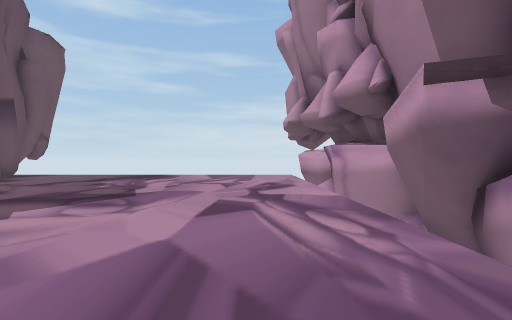
[1] (above)

21 first-person views from a walk through a Unity game level. The camera is 1.3 m above the floor, looks level and sees 85° across. The floor is counted in squares, 2 m on a side. Each view is taken from the middle of a square. On the plan, view 1 faces up. The plan holds only what a view shows up to about 9 squares ahead; the rest is blank. The place goes on beyond the plan. The player is left out. Some surface patterns are stand-ins.

[2]
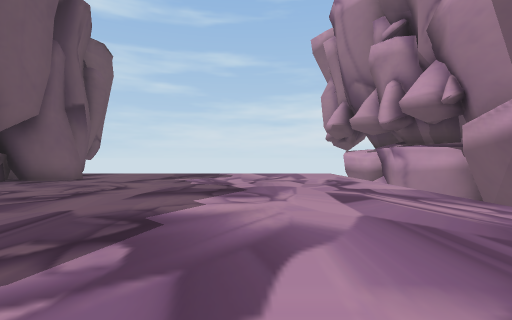

[3]
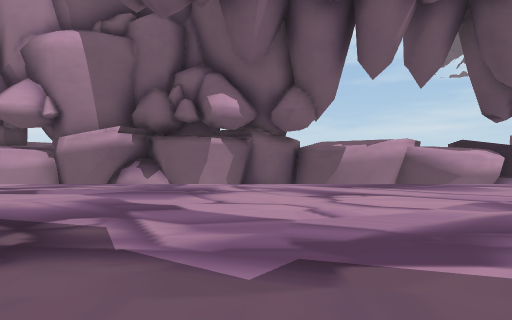

[4]
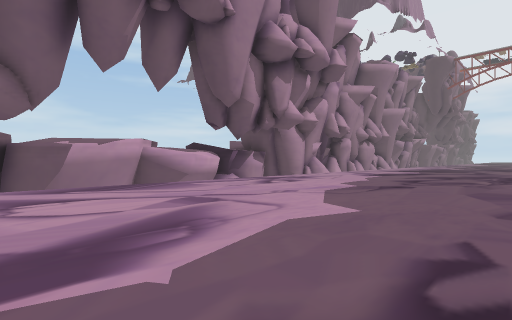

[5]
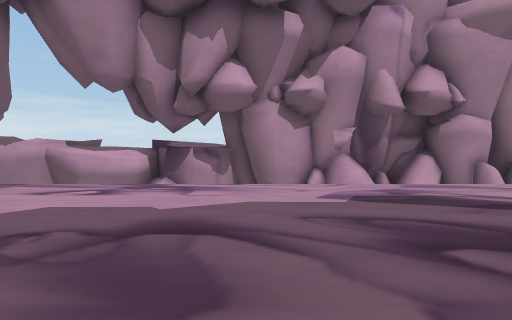

[6]
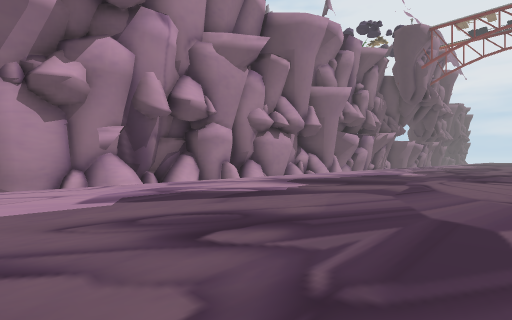

[7]
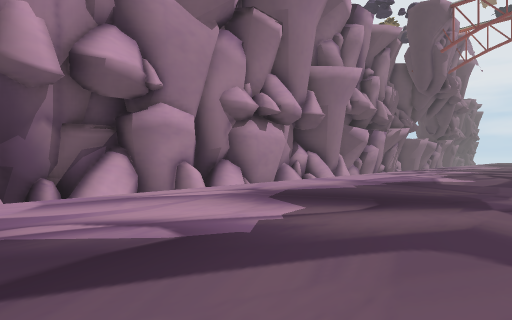

[8]
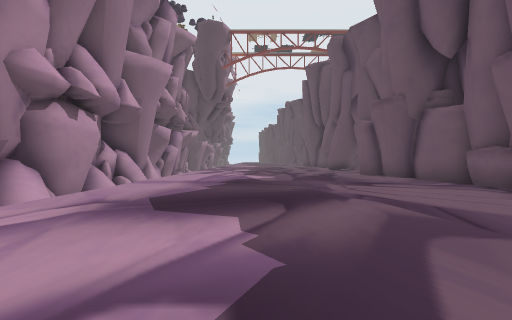

[9]
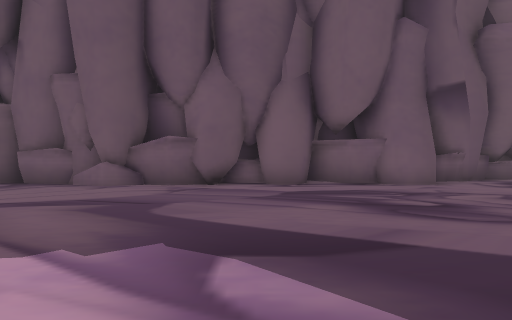

[10]
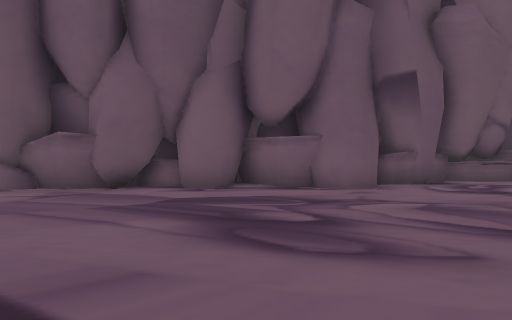

[11]
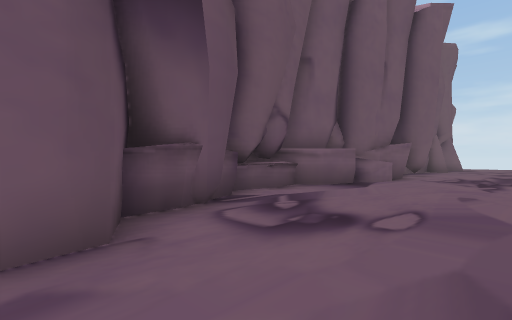

[12]
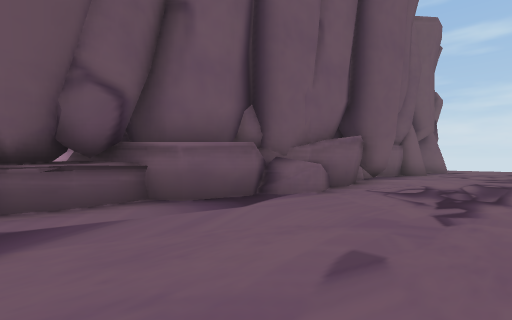

[13]
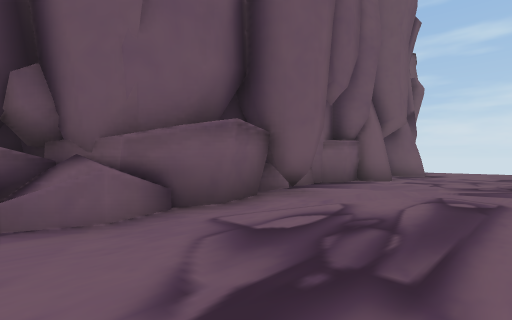

[14]
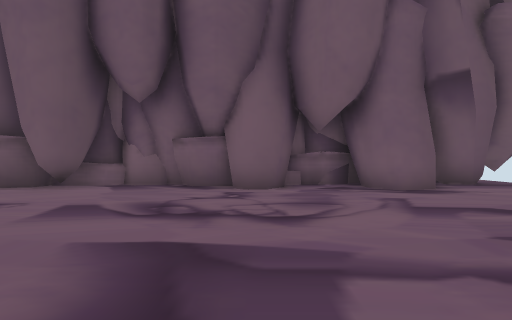

[15]
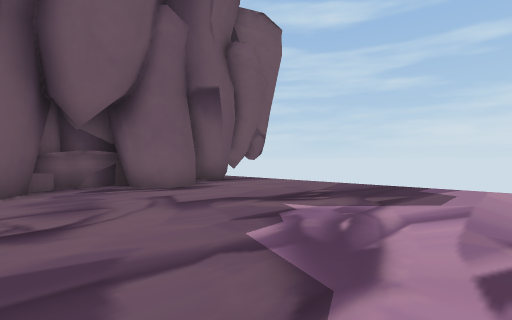

[16]
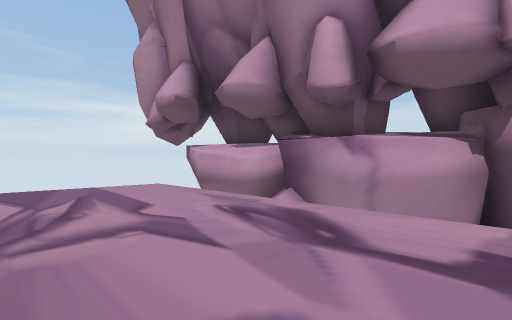

[17]
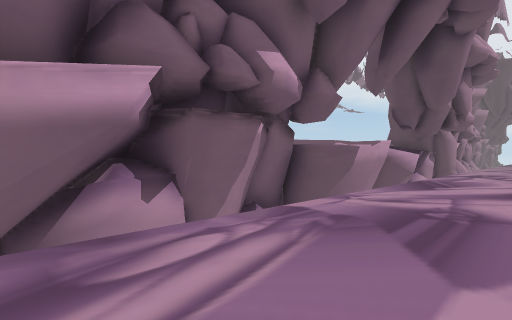

[18]
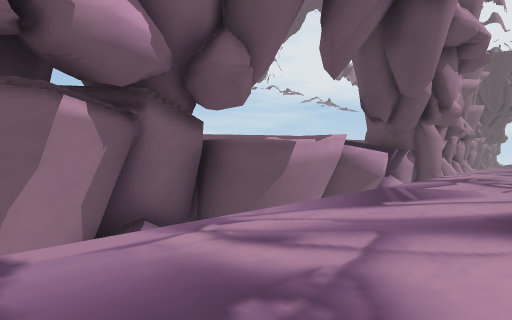

[19]
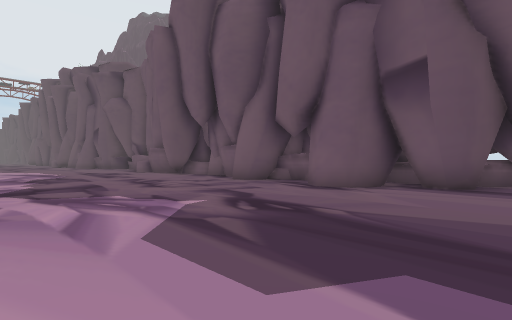

[20]
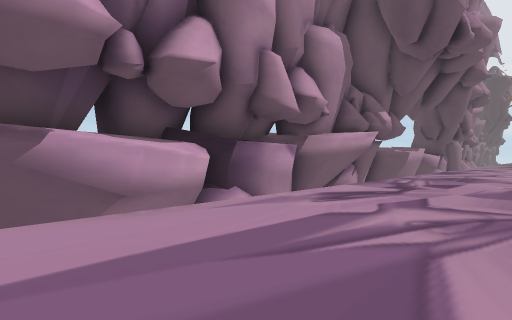

[21]
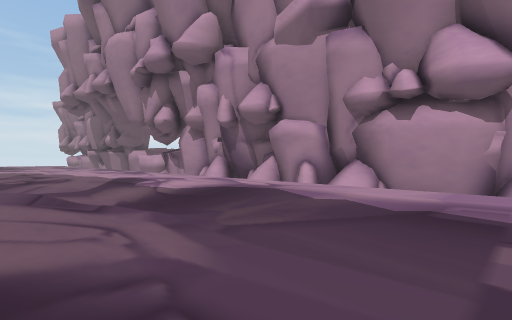

### Floor plan
Key: @ floor where view 1 was taken; # wall or solid block; . main floor; - floor 1.25 m lower than the main floor; _ floor 8 m lower than the main floor; ^ raised ledge; v drop or lower ground.
Columns run from 11 left of view 1 to 4 right of it. Each row starts with its distance up from view 1.
 13 #
 12 #............#
 11 ##...........#
 10 ###..........#
  9 ###..........##
  8  ##..........##
  7  #...........##
  6  ##..........v#
  5   #..........v#
  4   #.........._#
  3  ##..........v#
  2  #...........v#
  1  ##..........v#
  0   ##.......@.v##
 -1   ##.........vv#
 -2   #..........v #
 -3  ##..........vv#
 -4  #^..........v##
 -5  ##..........v#
 -6  ##..........v#
 -7  #^..........^#
 -8  #...........^#
 -9  ##..........v#
-10   ##.........v#
-11    #.........v#
-12    #.........##
-13    #.........#
-14   ##.........#
-15   ##.........##
-16   ##.........v#
-17   ###.........#
-18    ##........v#
-19    #.........##
-20    ##........v#
-21    #.........-#
-22    #.........v#
-23    #.........^#
-24    #......... #

Where each view was taken, in squares from view 1:
view 1: 0 up, 0 right, facing up
view 2: 1 down, 2 left, facing up
view 3: 1 down, 6 left, facing right
view 4: 2 down, 6 left, facing down-right
view 5: 12 down, 6 left, facing right
view 6: 12 down, 6 left, facing down-right
view 7: 15 down, 4 left, facing down-right
view 8: 15 down, 2 left, facing down
view 9: 16 down, 0 right, facing left
view 10: 14 down, 1 left, facing left
view 11: 12 down, 5 left, facing up-left
view 12: 8 down, 5 left, facing up-left
view 13: 4 down, 5 left, facing up-left
view 14: 5 up, 2 left, facing left
view 15: 5 up, 2 left, facing up-left
view 16: 5 up, 2 left, facing up-right
view 17: 4 up, 1 left, facing down-right
view 18: 1 up, 1 left, facing down-right
view 19: 12 up, 2 left, facing down-left
view 20: 12 up, 2 left, facing down-right
view 21: 24 down, 5 left, facing up-right
